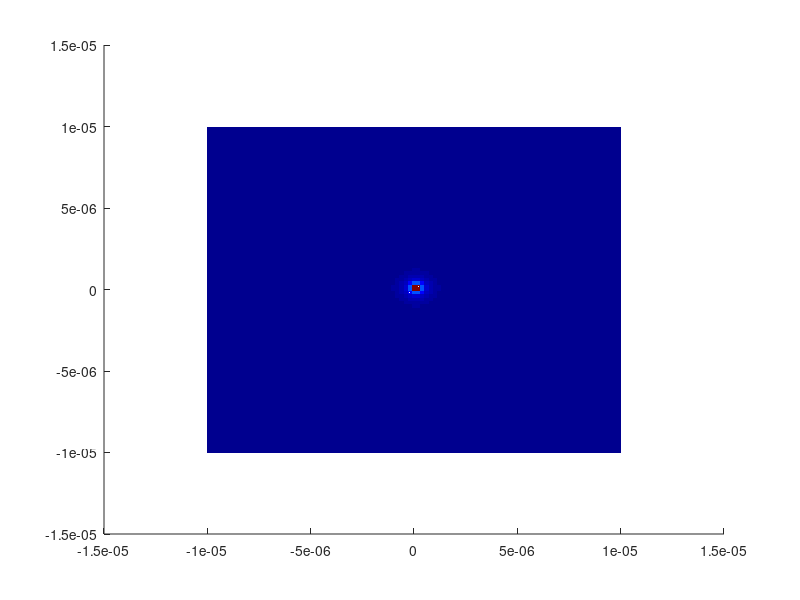

This chart was generated by the following MATLAB code:

delGx = @(x, y) (-x .* exp(-1j .* sqrt(x.^2 + y.^2))) .* (1j .* sqrt(x.^2 + y.^2) - 1) ./ (x.^2 + y.^2).^(3./2);

delGy = @(x, y) (-y .* exp(-1j .* sqrt(x.^2 + y.^2))) .* (1j .* sqrt(x.^2 + y.^2) - 1) ./ (x.^2 + y.^2).^(3./2);

ep1 = 2e-6;
ep2 = 1e-5;

Int1 = integral(@(t) delGy(ep1, t), -ep2, ep2);
Int2 = integral(@(t) delGx(t, ep2), ep1, -ep1);
Int3 = integral(@(t) delGy(-ep1, t), ep2, -ep2);
Int4 = integral(@(t) delGx(t, -ep2), -ep1, ep1);

Int = Int1 + Int2 + Int3 + Int4

%% 

x = linspace(-1e-5, 1e-5, 100);
y = linspace(-1e-5, 1e-5, 100);

[x, y] = meshgrid(x, y);

delGx = (x .* exp(-1j .* sqrt(x.^2 + y.^2))) .* (1j .* sqrt(x.^2 + y.^2) - 1) ./ (x.^2 + y.^2).^(3./2);

delGy = (y .* exp(-1j .* sqrt(x.^2 + y.^2))) .* (1j .* sqrt(x.^2 + y.^2) - 1) ./ (x.^2 + y.^2).^(3./2);

figure;
%quiver(x, y, abs(delGx), abs(delGy), 'LineWidth', 5);

surface(x, y, abs(sqrt(delGx.^2 + delGy.^2))); shading flat; colormap('jet');


%% 

x = linspace(-1e-5, 1e-5, 100);
y = linspace(-1e-5, 1e-5, 100);

[x, y] = meshgrid(x, y);

Laplacian =  (exp(-1j .* sqrt(x.^2 + y.^2))) .* (1j.^2 .* (x.^2 + y.^2) + 1j .* sqrt(x.^2 + y.^2) + 1) ./ (x.^2 + y.^2).^(3./2);

sum(sum(Laplacian))
